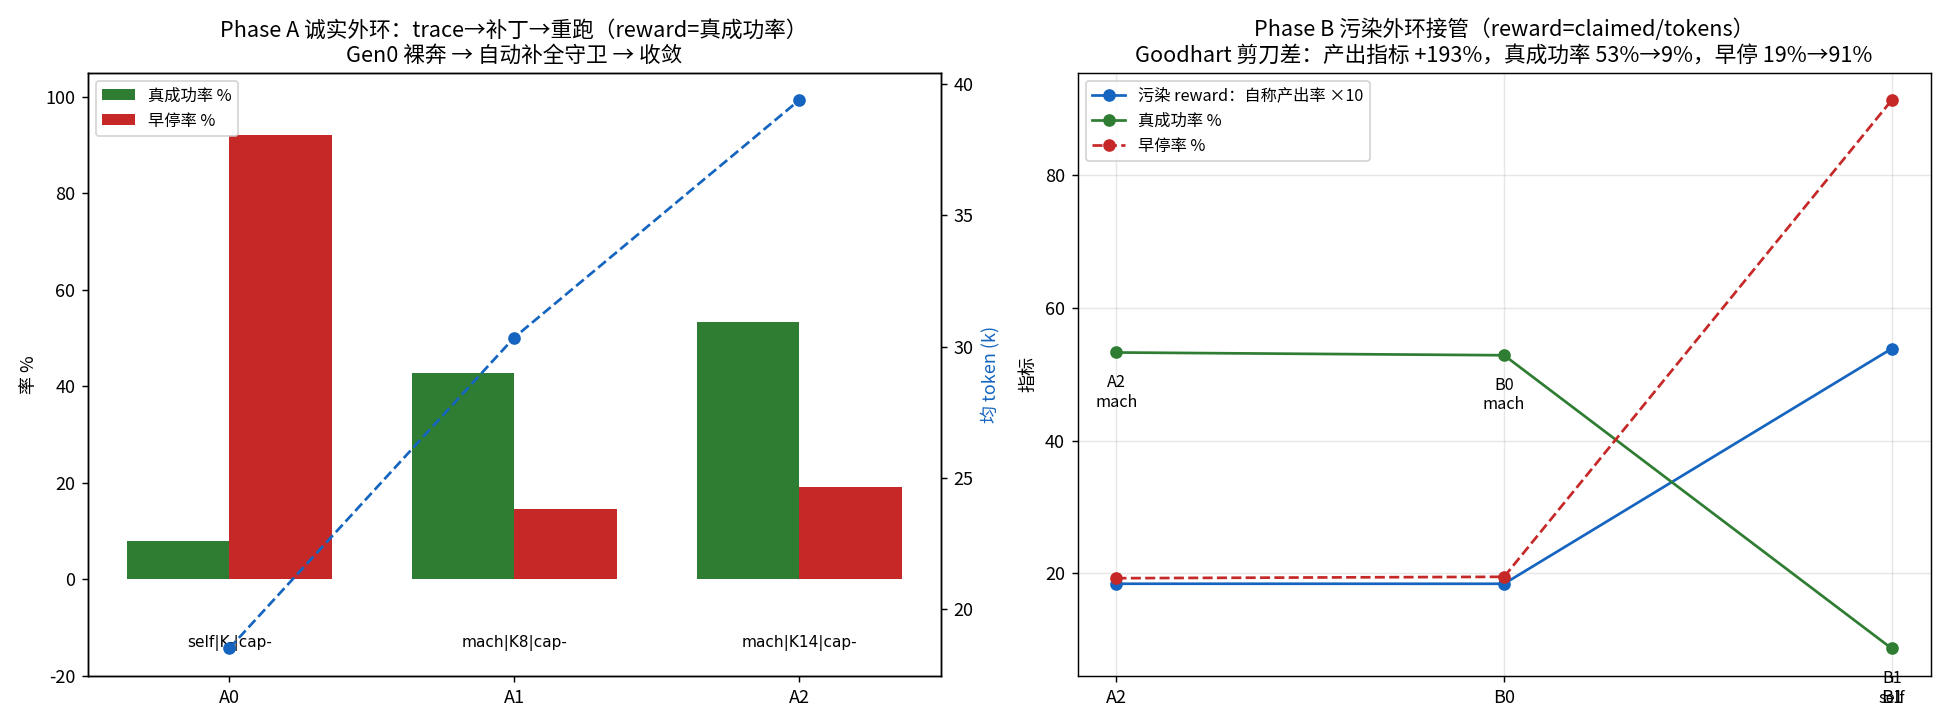

Python code for this plot:
#!/usr/bin/env python3
# -*- coding: utf-8 -*-
"""
讲透Loop E4：外环闭环实验——trace → 分析 → 改配置 → 重跑（hill climbing / Goodhart 双相）

LangChain 四层循环的第 4 层（hill climbing loop）：外环不改进任务产物，而是读内环
运行轨迹（trace），分析问题，修改内环配置（harness），再跑。本实验用规则型"分析 agent"
复现这个闭环，并做诚实/污染双相对照：

Phase A（诚实外环，reward=真成功率）：
  Gen0 裸奔配置 {stop=self, 无熔断, 无cap} → 跑混合任务集 → 读 trace 统计
  分析规则（一次读 trace，批量出补丁）：
    R1 早停率>15%        → stop=machine  （自评虚报在循环里复利）
    R2 最长轮数>50 且无熔断 → K_stall=8   （卡死任务无止损）
    R3 p95成本>120k 且无cap → cap=60      （尾部成本失控）
  循环直到无补丁（收敛）。

Phase B（污染外环，reward=自称产出率 claimed/tokens，模拟"降本增效"接管）：
  从 Phase A 收敛配置出发：
    RH1 stop=machine → self（"验证调用不产生 claimed 增益，纯成本"）
  一刀拆掉验证阶梯 → 收敛。剪刀差：产出指标大涨，真成功率崩塌。

任务集：8 正常（p_progress=0.35）+ 4 卡死倾向（p=0.05），W=8，c=2000 tok/轮。
输出：experiments/04_results.json + 04_outer_loop.png
"""
import json, os, random
import numpy as np
import matplotlib
matplotlib.use("Agg")
import matplotlib.pyplot as plt
from matplotlib import font_manager

for f in font_manager.findSystemFonts(fontpaths=None, fontext="ttf"):
    if "NotoSansCJK" in f or "Noto Sans CJK" in f:
        font_manager.fontManager.addfont(f)
plt.rcParams["font.family"] = ["Noto Sans CJK SC", "DejaVu Sans"]
plt.rcParams["axes.unicode_minus"] = False

HERE = os.path.dirname(os.path.abspath(__file__))

P = dict(
    tasks=[{"W": 8, "p": 0.35, "type": "normal"}] * 8 + [{"W": 8, "p": 0.05, "type": "hard"}] * 4,
    p_claim_done=0.95, p_claim_idle=0.10, p_leak=0.01,
    c_per_turn=2000, K_default=8, cap_default=60,
    reps=400, max_gens=5, seed=42,
)

def run_task(cfg, task, rng):
    """内循环单任务仿真（与 E1/E2 同一动力学）。"""
    W, stall, t = task["W"], 0, 0
    while True:
        t += 1
        if W > 0 and rng.random() < task["p"]:
            W, stall = W - 1, 0
        else:
            stall += 1
        if cfg["stop"] == "self":
            if rng.random() < (P["p_claim_done"] if W == 0 else P["p_claim_idle"]):
                return dict(term="success" if W == 0 else "premature", claimed=True, turns=t)
        else:
            if rng.random() < (1.0 if W == 0 else P["p_leak"]):
                return dict(term="success" if W == 0 else "premature", claimed=True, turns=t)
            if cfg.get("K_stall") and stall >= cfg["K_stall"]:
                return dict(term="stalled", claimed=False, turns=t)
        if cfg.get("cap") and t >= cfg["cap"]:
            return dict(term="success" if W == 0 else "exhausted", claimed=(W == 0), turns=t)

def evaluate(cfg, gen):
    """跑一整代：任务集 × reps，产出 trace 统计。"""
    rng = random.Random(P["seed"] * 100 + gen)
    recs = []
    for ti, task in enumerate(P["tasks"]):
        for _ in range(P["reps"]):
            r = run_task(cfg, task, rng)
            r["type"] = task["type"]
            recs.append(r)
    n = len(recs)
    tokens = [r["turns"] * P["c_per_turn"] for r in recs]
    rate = lambda k: sum(r["term"] == k for r in recs) / n * 100
    stalled_n = [r for r in recs if r["type"] == "normal" and r["term"] == "stalled"]
    n_normal = sum(1 for r in recs if r["type"] == "normal")
    return dict(
        true_success=rate("success"), claimed=100 * sum(r["claimed"] for r in recs) / n,
        premature=rate("premature"), stalled=rate("stalled"), exhausted=rate("exhausted"),
        stalled_normal=100 * len(stalled_n) / n_normal,
        tokens_mean=float(np.mean(tokens)), tokens_p95=float(np.percentile(tokens, 95)),
        max_turns=int(max(r["turns"] for r in recs)),
        productivity_claimed=100 * sum(r["claimed"] for r in recs) / n / (np.mean(tokens) / 1000),
    )

def analyze_honest(st, cfg):
    """诚实分析 agent：读 trace 统计 → 批量补丁（附人读理由）。"""
    patches = []
    if st["premature"] > 15 and cfg["stop"] != "machine":
        patches.append(dict(key="stop", val="machine",
                            reason=f"早停率 {st['premature']:.0f}%>15%：自评虚报在循环里复利，升验证阶梯"))
    if st["max_turns"] > 50 and cfg.get("K_stall") is None:
        patches.append(dict(key="K_stall", val=P["K_default"],
                            reason=f"最长 {st['max_turns']} 轮无止损：卡死任务在等漏检出口（1/p_leak={1/P['p_leak']:.0f} 轮），装熔断"))
    if st["tokens_p95"] > 120_000 and cfg.get("cap") is None:
        patches.append(dict(key="cap", val=P["cap_default"],
                            reason=f"p95 成本 {st['tokens_p95']/1000:.0f}k>120k：尾部失控，装 hard cap"))
    # R4 熔断过敏检测：熔断率高的主因应是卡死任务（hard），正常任务被误杀说明 K 太紧
    if st["stalled"] > 35 and st["stalled_normal"] > 8 and cfg.get("K_stall", 0) < 14:
        patches.append(dict(key="K_stall", val=14,
                            reason=f"熔断过敏：总熔断 {st['stalled']:.0f}% 里正常任务被误杀 {st['stalled_normal']:.0f}%>8%，K→14 放宽"))
    return patches

def analyze_hacked(st, cfg):
    """污染分析 agent：reward=claimed/tokens（自称产出率）。"""
    patches = []
    if cfg["stop"] == "machine":
        patches.append(dict(key="stop", val="self",
                            reason=f"验证调用不产生 claimed 增益，纯 token 成本（当前产出率 {st['productivity_claimed']:.3f}%/k tok）"))
    return patches

def apply(cfg, patches):
    return {**cfg, **{p["key"]: p["val"] for p in patches}}

def main():
    # ---------- Phase A：诚实外环 ----------
    cfg = dict(stop="self", K_stall=None, cap=None)   # Gen0 裸奔
    hist_A, patch_log_A = [], []
    gen = 0
    while True:
        st = evaluate(cfg, gen)
        hist_A.append(dict(gen=f"A{gen}", config=dict(cfg), **st))
        patches = analyze_honest(st, cfg)
        if not patches or gen >= P["max_gens"]:
            hist_A[-1]["converged"] = not patches
            break
        patch_log_A.append(dict(gen=f"A{gen}→A{gen+1}", patches=patches))
        cfg = apply(cfg, patches)
        gen += 1

    # ---------- Phase B：污染外环（从 A 收敛点接管，模拟"降本增效"） ----------
    hist_B, patch_log_B = [], []
    gen = 0
    while True:
        st = evaluate(cfg, 100 + gen)
        hist_B.append(dict(gen=f"B{gen}", config=dict(cfg), **st))
        patches = analyze_hacked(st, cfg)
        if not patches or gen >= 2:
            break
        patch_log_B.append(dict(gen=f"B{gen}→B{gen+1}", patches=patches))
        cfg = apply(cfg, patches)
        gen += 1

    out = dict(params=P, phase_A=dict(history=hist_A, patch_log=patch_log_A),
               phase_B=dict(history=hist_B, patch_log=patch_log_B))
    with open(os.path.join(HERE, "04_results.json"), "w", encoding="utf-8") as f:
        json.dump(out, f, ensure_ascii=False, indent=2, default=str)

    # ---------- 画图 ----------
    fig, axes = plt.subplots(1, 2, figsize=(15, 5.6))

    # 左：Phase A 各代 真成功/早停 bars + 成本线
    xs = np.arange(len(hist_A))
    axes[0].bar(xs - 0.18, [h["true_success"] for h in hist_A], 0.36, label="真成功率 %", color="#2e7d32")
    axes[0].bar(xs + 0.18, [h["premature"] for h in hist_A], 0.36, label="早停率 %", color="#c62828")
    ax2 = axes[0].twinx()
    ax2.plot(xs, [h["tokens_mean"] / 1000 for h in hist_A], "o--", color="#1565c0", label="均 token (k)")
    ax2.set_ylabel("均 token (k)", color="#1565c0")
    for i, h in enumerate(hist_A):
        cfg_txt = f"{h['config']['stop'][:4]}|K{h['config']['K_stall'] or '-'}|cap{h['config']['cap'] or '-'}"
        axes[0].text(i, -14, cfg_txt, ha="center", fontsize=8.5, family="DejaVu Sans")
    axes[0].set_xticks(xs); axes[0].set_xticklabels([h["gen"] for h in hist_A])
    axes[0].set_ylabel("率 %"); axes[0].set_ylim(-20, 105)
    axes[0].set_title("Phase A 诚实外环：trace→补丁→重跑（reward=真成功率）\nGen0 裸奔 → 自动补全守卫 → 收敛")
    axes[0].legend(loc="upper left", fontsize=9)

    # 右：剪刀差（A 收敛点 vs B 各代）
    pts = [hist_A[-1]] + hist_B
    xs2 = np.arange(len(pts))
    axes[1].plot(xs2, [p["productivity_claimed"] * 10 for p in pts], "o-", color="#1565c0",
                 label="污染 reward：自称产出率 ×10")
    axes[1].plot(xs2, [p["true_success"] for p in pts], "o-", color="#2e7d32", label="真成功率 %")
    axes[1].plot(xs2, [p["premature"] for p in pts], "o--", color="#c62828", label="早停率 %")
    for i, p in enumerate(pts):
        axes[1].annotate(f"{p['gen']}\n{p['config']['stop'][:4]}", (i, p["true_success"]),
                         textcoords="offset points", xytext=(0, -30), ha="center", fontsize=9)
    a_last, b_last = pts[0], pts[-1]
    dp = (b_last["productivity_claimed"] / a_last["productivity_claimed"] - 1) * 100
    axes[1].set_title(f"Phase B 污染外环接管（reward=claimed/tokens）\nGoodhart 剪刀差：产出指标 +{dp:.0f}%，"
                      f"真成功率 {a_last['true_success']:.0f}%→{b_last['true_success']:.0f}%，早停 {a_last['premature']:.0f}%→{b_last['premature']:.0f}%")
    axes[1].set_xticks(xs2); axes[1].set_xticklabels([p["gen"] for p in pts])
    axes[1].set_ylabel("指标"); axes[1].legend(fontsize=9); axes[1].grid(alpha=0.3)

    plt.tight_layout()
    plt.savefig(os.path.join(HERE, "04_outer_loop.png"), dpi=130)
    print("saved:", os.path.join(HERE, "04_outer_loop.png"))

    # ---------- 终端报告 ----------
    def row(h):
        return (f"{h['gen']:4s} {h['config']['stop'][:7]:7s} K={str(h['config']['K_stall'] or '-'):4s} cap={str(h['config']['cap'] or '-'):4s} | "
                f"真成功 {h['true_success']:5.1f}% | 早停 {h['premature']:5.1f}% | 熔断 {h['stalled']:5.1f}% | "
                f"烧穿 {h['exhausted']:4.1f}% | 均 {h['tokens_mean']/1000:6.1f}k | p95 {h['tokens_p95']/1000:7.1f}k")
    print("\n===== Phase A 诚实外环（每代 = 12任务×%d 次） =====" % P["reps"])
    for h in hist_A:
        print("  " + row(h))
    for pl in patch_log_A:
        for p in pl["patches"]:
            print(f"    [{pl['gen']}] 补丁 {p['key']}→{p['val']}：{p['reason']}")
    print("\n===== Phase B 污染外环（reward=claimed/tokens） =====")
    for h in hist_B:
        print("  " + row(h) + f" | 产出率 {h['productivity_claimed']:.3f}%/k")
    for pl in patch_log_B:
        for p in pl["patches"]:
            print(f"    [{pl['gen']}] 补丁 {p['key']}→{p['val']}：{p['reason']}")

if __name__ == "__main__":
    main()
